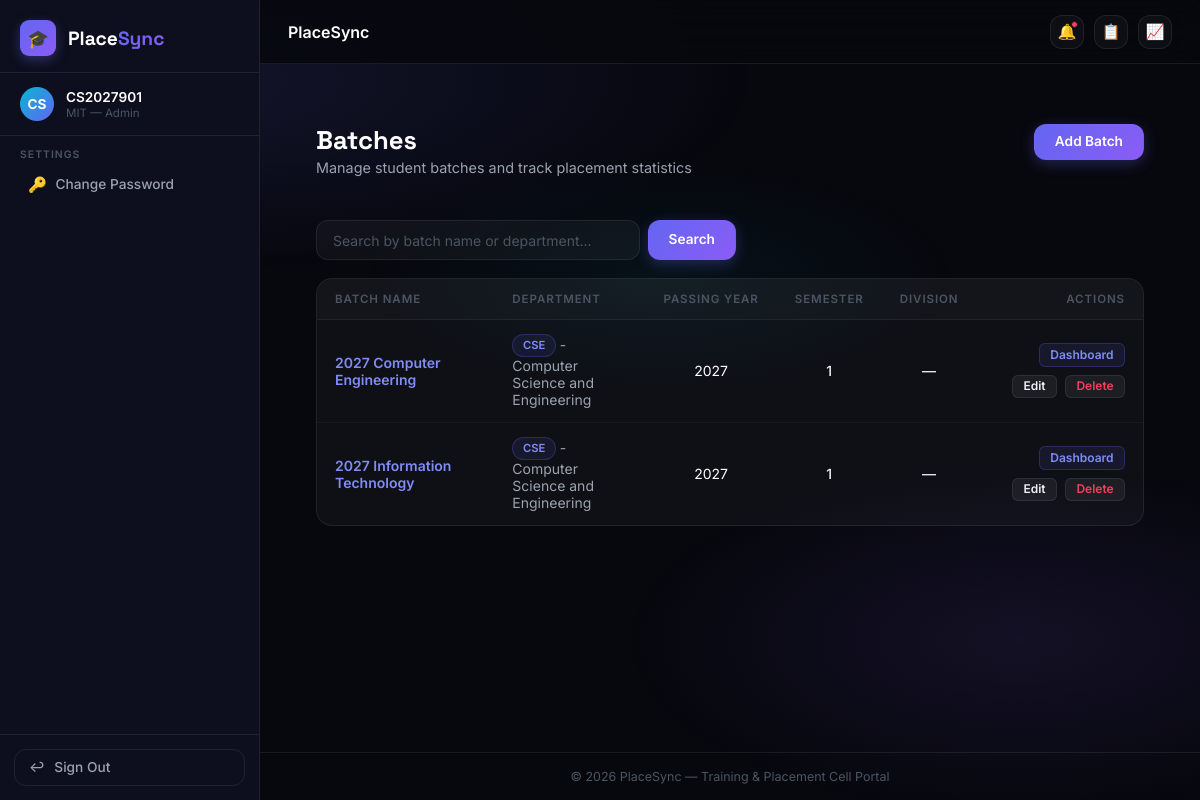
The page /batches/ (signed in) on the database its author committed.
### accounts/models.py (models this page shows, shortened)
class User(AbstractUser):
    class Role(models.TextChoices):
        COLLEGE_ADMIN = 'COLLEGE_ADMIN', 'College Admin'
        STUDENT = 'STUDENT', 'Student'
    role = models.CharField(
        max_length=20,
        choices=Role.choices,
        default=Role.STUDENT
    )
    college = models.ForeignKey(
        'colleges.College',
        on_delete=models.SET_NULL,
        null=True,
        blank=True,
        related_name='users'
    )
    must_change_password = models.BooleanField(default=False)

### colleges/models.py (models this page shows, shortened)
class College(models.Model):
    name = models.CharField(max_length=255, unique=True)
    code = models.CharField(max_length=50, unique=True, help_text="Unique college code or abbreviation")
    address = models.TextField(blank=True)
    website = models.URLField(blank=True)
    created_at = models.DateTimeField(auto_now_add=True)
    logo = models.ImageField(upload_to='college_logos/', blank=True, null=True)
    university = models.CharField(max_length=255, blank=True)
    email = models.EmailField(blank=True)
    phone = models.CharField(max_length=20, blank=True)
    linkedin = models.URLField(blank=True, verbose_name="LinkedIn")
    twitter = models.URLField(blank=True, verbose_name="Twitter")
    instagram = models.URLField(blank=True, verbose_name="Instagram")

### batches/models.py (models this page shows, shortened)
class Batch(models.Model):
    department = models.ForeignKey(
        'departments.Department',
        on_delete=models.CASCADE,
        related_name='batches'
    )
    name = models.CharField(
        max_length=255,
        help_text="e.g. 2027 Information Technology"
    )
    graduation_year = models.PositiveIntegerField(
        help_text="e.g. 2027"
    )
    semester = models.PositiveSmallIntegerField(
        default=1,
        help_text="Current Semester (e.g. 1 to 8)"
    )
    division = models.CharField(
        max_length=50,
        blank=True,
        help_text="e.g. Division A"
    )
    description = models.TextField(blank=True)
    created_at = models.DateTimeField(auto_now_add=True)
    class Meta:
        constraints = [
            models.UniqueConstraint(
                fields=['department', 'name'],
                name='unique_department_batch_name'
            ),
        ]
        ordering = ['-graduation_year', 'name']

### departments/models.py (models this page shows, shortened)
class Department(models.Model):
    college = models.ForeignKey(
        'colleges.College',
        on_delete=models.CASCADE,
        related_name='departments'
    )
    name = models.CharField(max_length=255)
    code = models.CharField(
        max_length=50,
        help_text="e.g. CSE, ECE, ME"
    )
    description = models.TextField(blank=True)
    department_head = models.CharField(
        max_length=255,
        blank=True,
        help_text="Name of Head of Department"
    )
    created_at = models.DateTimeField(auto_now_add=True)
    class Meta:
        constraints = [
            models.UniqueConstraint(
                fields=['college', 'code'],
                name='unique_college_department_code'
            ),
            models.UniqueConstraint(
                fields=['college', 'name'],
                name='unique_college_department_name'
            ),
        ]

### batches/views.py (the view)
# urls.py: path('', BatchListView.as_view(), name='list'),
class BatchListView(LoginRequiredMixin, View):
    template_name = 'batches/batch_list.html'
    def get(self, request, *args, **kwargs):
        college = request.user.college
        if not college:
            raise Http404("No college associated with your account.")
        batches = Batch.objects.filter(department__college=college).order_by('-graduation_year', 'name')
        q = request.GET.get('q', '').strip()
        if q:
            batches = batches.filter(
                Q(name__icontains=q) |
                Q(department__name__icontains=q) |
                Q(department__code__icontains=q)
            )
        return render(request, self.template_name, {
            'batches': batches,
            'q': q
        })

### staff_permissions/templatetags/staff_tags.py (called while the page is built)
@register.filter(name='has_perm_filter')
def has_perm_filter(user, permission_name):
    if not user or not user.is_authenticated:
        return False
    return has_staff_permission(user, permission_name)

@register.filter(name='is_college_admin_filter')
def is_college_admin_filter(user):
    if not user or not user.is_authenticated:
        return False
    return is_college_admin(user)

### staff_permissions/utils.py (called while the page is built, shortened)
def is_college_admin(user):
    if not user.is_authenticated:
        return False
    if user.is_superuser:
        return True
    if getattr(user, 'role', '') == 'COLLEGE_ADMIN':
        return not hasattr(user, 'staff_profile')
    return False

def has_staff_permission(user, permission_name):
    if not user.is_authenticated:
        return False
    if is_college_admin(user):
        return True
    if getattr(user, 'role', '') != 'COLLEGE_ADMIN':
        return False

### templates/batches/batch_list.html (shortened to what this page needs)
{% extends 'base.html' %}
{% block content %}
<div class="container" style="flex: 1; padding-top: 2rem; padding-bottom: 3rem;">
    <div class="dashboard-header" style="border-bottom: none; margin-bottom: 1.5rem;">
        <div>
            <h1 class="dashboard-title">Batches</h1>
            <p class="dashboard-welcome">Manage student batches and track placement statistics</p>
        </div>
        <div>
            <a href="{% url 'batches:create' %}" class="btn btn-primary">Add Batch</a>
        </div>
    </div>
    <form method="get" class="search-bar">
        <input type="text" name="q" value="{{ q }}" placeholder="Search by batch name or department..." class="form-input search-input">
        <button type="submit" class="btn btn-primary" style="padding: 0.75rem 1.25rem;">Search</button>
    </form>
    {% if batches %}
        <div class="table-wrapper">
            <div class="table-responsive">
                <table class="data-table">
                    <thead>
                        <tr>
                            <th style="width: 25%;">Batch Name</th>
                            <th style="width: 20%;">Department</th>
                            <th style="width: 12%; text-align: center;">Passing Year</th>
                            <th style="width: 10%; text-align: center;">Semester</th>
                            <th style="width: 10%; text-align: center;">Division</th>
                            <th style="width: 23%; text-align: right;">Actions</th>
                        </tr>
                    </thead>
                    <tbody>
                        {% for batch in batches %}
                            <tr>
                                <td style="color: #fff; font-weight: 600;">
                                    <a href="{% url 'batches:dashboard' pk=batch.pk %}" style="color: #818cf8; text-decoration: none;" onmouseover="this.style.textDecoration='underline'" onmouseout="this.style.textDecoration='none'">
                                        {{ batch.name }}
                                    </a>
                                </td>
                                <td>
                                    <span class="badge badge-code">{{ batch.department.code }}</span> - {{ batch.department.name }}
                                </td>
                                <td style="text-align: center; color: #fff;">
                                    {{ batch.graduation_year }}
                                </td>
                                <td style="text-align: center; color: var(--text-secondary); font-weight: 500;">
                                    {{ batch.semester }}
                                </td>
                                <td style="text-align: center; color: var(--text-secondary); font-weight: 500;">
                                    {% if batch.division %}{{ batch.division }}{% else %}—{% endif %}
                                </td>
                                <td>
                                    <div class="table-actions" style="justify-content: flex-end;">
                                        <a href="{% url 'batches:dashboard' pk=batch.pk %}" class="btn btn-secondary btn-xs" style="background: rgba(99, 102, 241, 0.1); color: #818cf8; border-color: rgba(99, 102, 241, 0.25);">Dashboard</a>
                                        <a href="{% url 'batches:edit' pk=batch.pk %}" class="btn btn-secondary btn-xs">Edit</a>
                                        <a href="{% url 'batches:delete' pk=batch.pk %}" class="btn btn-secondary btn-xs btn-danger-text">Delete</a>
                                    </div>
                                </td>
                            </tr>
                        {% endfor %}
                    </tbody>
                </table>
            </div>
        </div>
    {% endif %}
</div>
{% endblock %}

### templates/base.html (shortened to what this page needs)
{% load static %}
{% load staff_tags %}
<!DOCTYPE html>
<html lang="en">
<head>
    <link rel="stylesheet" href="{% static 'css/style.css' %}">
</head>
<body>
{% if user.is_authenticated %}
<div class="app-layout">
    <aside class="sidebar" role="navigation" aria-label="Main navigation">
        <a href="{% url 'dashboard:index' %}" class="sidebar-brand">
            <div class="sidebar-brand-icon">🎓</div>
            <div class="sidebar-brand-text">Place<span>Sync</span></div>
        </a>
        <div class="sidebar-user">
            <div class="sidebar-avatar">{{ user.username|slice:":2"|upper }}</div>
            <div class="sidebar-user-info">
                <div class="sidebar-user-name">{{ user.username }}</div>
                <div class="sidebar-user-role">{{ user.college.code }} — Admin</div>
            </div>
        </div>
        <div class="sidebar-section">
            <div class="sidebar-section-label">Settings</div>
            <ul class="sidebar-nav">
                {% if request.user|is_college_admin_filter %}
                <li><a href="{% url 'staff_permissions:settings' %}" class="sidebar-link"><span class="sidebar-link-icon">⚙️</span> Settings</a></li>
                {% else %}
                <li><a href="{% url 'staff_permissions:change_password' %}" class="sidebar-link"><span class="sidebar-link-icon">🔑</span> Change Password</a></li>
                {% endif %}
            </ul>
        </div>
        <div class="sidebar-footer">
            <a href="{% url 'accounts:logout' %}" class="sidebar-logout">
                <span>↩</span> Sign Out
            </a>
        </div>
    </aside>
    <div class="main-area">
        <header class="topbar">
            <span class="topbar-title">{% block topbar_title %}PlaceSync{% endblock %}</span>
            <div class="topbar-actions">
                <a href="{% url 'communication:notifications' %}" class="topbar-btn" title="Notifications">
                    🔔<span class="topbar-notif-dot"></span>
                </a>
                <a href="{% url 'reports:dashboard' %}"   class="topbar-btn" title="Reports">📋</a>
                <a href="{% url 'analytics:dashboard' %}" class="topbar-btn" title="Analytics">📈</a>
            </div>
        </header>
        <main class="page-content" id="main-content">
{% endif %}
{% block content %}{% endblock %}
{% if user.is_authenticated %}
        </main>
        <footer class="footer">
            &copy; 2026 PlaceSync &mdash; Training &amp; Placement Cell Portal
        </footer>
    </div>
</div>
{% else %}
</div>
{% endif %}
</body>
</html>

### rows shown on the page
User: username "CS", username "CS2027901", college.code "MIT"
Batch: name "2027 Computer Engineering", department.code "CSE", department.name "Computer Science and Engineering", graduation_year "2027", semester "1"
Batch: name "2027 Information Technology", department.code "CSE", department.name "Computer Science and Engineering", graduation_year "2027", semester "1"
